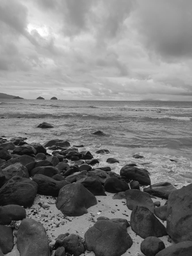
#> input picture landscape_clean.png, 192 x 256 px, shrunk from 868 x 1160 before the run
$ python segmentasi.py
#> lines starting #> are read from the running program, lines starting #| are printed output that depends on the picture
"""
Tugas Segmentasi Citra - Perbandingan Metode Edge Detection
Metode: Roberts, Prewitt, Sobel, Frei-Chen
Input: 4 gambar grayscale (2 landscape, 2 portrait - sudah termasuk yang berisi noise)
Output: Hasil segmentasi + Tabel MSE + Grafik perbandingan
----------------------------------------------------------------
Requirements: pip install opencv-python numpy pandas matplotlib
"""

import cv2
import os
import math
import numpy as np
import pandas as pd
import matplotlib.pyplot as plt
from matplotlib.patches import Rectangle

# ============================================================
#  HELPER FUNCTIONS
# ============================================================

def ensure_dir(p):
    """Pastikan folder output ada."""
    os.makedirs(p, exist_ok=True)

def load_gray(p):
    """Load gambar sebagai grayscale."""
#> called with p = 'landscape_clean.png'
    img = cv2.imread(p)
#> img is the input picture: shape (256, 192, 3); min 6, max 255, mean 125
    if img is None:
        raise FileNotFoundError(f"File tidak ditemukan: {p}")
    if img.ndim == 3:
        return cv2.cvtColor(img, cv2.COLOR_BGR2GRAY)
    return img.copy()

def normalize_to_uint8(imgf):
    """Normalisasi float image ke uint8 (0-255)."""
    mn, mx = float(imgf.min()), float(imgf.max())
    if mx - mn < 1e-8:
        return np.zeros_like(imgf, dtype=np.uint8)
    norm = (imgf - mn) / (mx - mn) * 255.0
    return np.clip(norm, 0, 255).astype(np.uint8)

def mse(a, b):
    """Hitung Mean Squared Error antara dua array."""
    a = a.astype(np.float32)
    b = b.astype(np.float32)
    return float(np.mean((a - b)**2))

def psnr(mse_val):
    """Hitung PSNR dari MSE."""
    if mse_val == 0:
        return float('inf')
    max_pixel = 255.0
    return 20 * math.log10(max_pixel / math.sqrt(mse_val))

def convolve2d_gray(img, kernel):
    """Konvolusi manual 2D untuk grayscale image."""
    imgf = img.astype(np.float32)
    kh, kw = kernel.shape
    ph, pw = kh//2, kw//2
    padded = cv2.copyMakeBorder(imgf, ph, ph, pw, pw, borderType=cv2.BORDER_REPLICATE)
    h, w = img.shape
    out = np.zeros((h, w), dtype=np.float32)
    k = np.flipud(np.fliplr(kernel)).astype(np.float32)

    for i in range(h):
        for j in range(w):
            region = padded[i:i+kh, j:j+kw]
            out[i, j] = np.sum(region * k)
    return out

# ============================================================
#  EDGE DETECTION KERNELS
# ============================================================

# Roberts (2x2)
roberts_gx = np.array([[1, 0], [0, -1]], dtype=np.float32)
roberts_gy = np.array([[0, 1], [-1, 0]], dtype=np.float32)

# Prewitt (3x3)
prewitt_gx = np.array([[-1, 0, 1], [-1, 0, 1], [-1, 0, 1]], dtype=np.float32)
prewitt_gy = np.array([[-1, -1, -1], [0, 0, 0], [1, 1, 1]], dtype=np.float32)

# Sobel (3x3)
sobel_gx = np.array([[-1, 0, 1], [-2, 0, 2], [-1, 0, 1]], dtype=np.float32)
sobel_gy = np.array([[-1, -2, -1], [0, 0, 0], [1, 2, 1]], dtype=np.float32)

# Frei-Chen (3x3)
s2 = math.sqrt(2.0)
freichen_gx = np.array([[1, s2, 1], [0, 0, 0], [-1, -s2, -1]], dtype=np.float32)
freichen_gy = np.array([[1, 0, -1], [s2, 0, -s2], [1, 0, -1]], dtype=np.float32)

OPERATORS = {
    "Roberts": (roberts_gx, roberts_gy),
    "Prewitt": (prewitt_gx, prewitt_gy),
    "Sobel": (sobel_gx, sobel_gy),
    "Frei-Chen": (freichen_gx, freichen_gy)
}

# ============================================================
#  PROCESSING FUNCTIONS
# ============================================================

def compute_edge_magnitude(img, kx, ky):
    """Hitung magnitude edge dari konvolusi dengan kernel gx dan gy."""
    gx = convolve2d_gray(img, kx)
    gy = convolve2d_gray(img, ky)
    mag = np.sqrt(gx**2 + gy**2)
    return mag

def process_image(img, operator_name, kx, ky, out_dir, img_tag):
    """Proses satu gambar dengan satu operator dan simpan hasilnya."""
    mag = compute_edge_magnitude(img, kx, ky)
    mag_u8 = normalize_to_uint8(mag)

    # Simpan hasil magnitude
    out_path = os.path.join(out_dir, f"{img_tag}_{operator_name}_mag.png")
    cv2.imwrite(out_path, mag_u8)

    return mag, mag_u8

# ============================================================
#  VISUALIZATION FUNCTIONS
# ============================================================

def create_panel_by_operator(mag_results, operator_name, images_dict, out_dir):
    """
    Buat panel untuk satu operator dengan 4 hasil (landscape_clean, landscape_noisy,
    portrait_clean, portrait_noisy) dengan keterangan nama gambar.

    Layout: 2x2 grid
    """
    # Urutan gambar di panel
    image_order = ["landscape_clean", "landscape_noisy", "portrait_clean", "portrait_noisy"]

    fig, axes = plt.subplots(2, 2, figsize=(12, 12))
    fig.suptitle(f'Operator {operator_name} - Edge Detection Results',
                 fontsize=16, fontweight='bold', y=0.995)

    # Warna label berdasarkan tipe (clean/noisy)
    label_colors = {
        "landscape_clean": "#2E7D32",     # Hijau gelap
        "landscape_noisy": "#FF6F00",     # Orange
        "portrait_clean": "#1565C0",      # Biru gelap
        "portrait_noisy": "#C62828"       # Merah gelap
    }

    positions = [(0, 0), (0, 1), (1, 0), (1, 1)]

    for pos, img_tag in zip(positions, image_order):
        ax = axes[pos]
        mag_u8 = mag_results[img_tag][operator_name][1]

        ax.imshow(mag_u8, cmap='gray')
        ax.axis('off')

        # Format label
        label_parts = img_tag.split('_')
        label_type = label_parts[0].title()  # Landscape / Portrait
        label_quality = label_parts[1].upper()  # CLEAN / NOISY
        label_text = f"{label_type}\n{label_quality}"

        # Tambahkan label dengan background
        bbox_props = dict(boxstyle='round,pad=0.5', facecolor=label_colors[img_tag],
                         edgecolor='white', linewidth=2, alpha=0.9)
        ax.text(0.5, -0.05, label_text, transform=ax.transAxes,
               fontsize=12, fontweight='bold', color='white',
               ha='center', va='top', bbox=bbox_props)

    plt.tight_layout()
    out_path = os.path.join(out_dir, f"panel_{operator_name.lower()}.png")
    plt.savefig(out_path, dpi=150, bbox_inches='tight', facecolor='white')
    plt.close()
    print(f"✓ Panel {operator_name} disimpan: panel_{operator_name.lower()}.png")

def create_all_operator_panels(mag_results, operators_list, images_dict, out_dir):
    """Buat panel untuk semua operator."""
    print("\n[Membuat Panel Berdasarkan Operator]")
    print("-"*70)
    for op_name in operators_list:
        create_panel_by_operator(mag_results, op_name, images_dict, out_dir)

def create_comparison_panel(images_dict, mag_results, operators, out_path):
    """
    Buat panel perbandingan semua operator pada satu gambar (layout: operators x images).
    """
    img_tags = ["landscape_clean", "landscape_noisy", "portrait_clean", "portrait_noisy"]
    n_imgs = len(img_tags)
    n_ops = len(operators)

    fig, axes = plt.subplots(n_imgs, n_ops, figsize=(n_ops*4, n_imgs*3.5))
    fig.suptitle('Perbandingan Semua Operator pada Semua Citra',
                 fontsize=16, fontweight='bold')

    if n_imgs == 1:
        axes = axes.reshape(1, -1)
    if n_ops == 1:
        axes = axes.reshape(-1, 1)

    for i, img_tag in enumerate(img_tags):
        for j, op in enumerate(operators):
            ax = axes[i, j]
            mag_u8 = mag_results[img_tag][op][1]
            ax.imshow(mag_u8, cmap='gray')
            ax.axis('off')

            if i == 0:
                ax.set_title(op, fontsize=12, fontweight='bold', pad=10)
            if j == 0:
                label_text = img_tag.replace('_', '\n').title()
                ax.set_ylabel(label_text, fontsize=11, fontweight='bold',
                            rotation=0, ha='right', va='center', labelpad=20)

    plt.tight_layout()
    plt.savefig(out_path, dpi=150, bbox_inches='tight', facecolor='white')
    plt.close()
    print(f"✓ Panel perbandingan semua operator disimpan: comparison_panel_all.png")

def plot_mse_comparison(df, out_path):
    """Buat bar chart perbandingan MSE."""
    pivot = df.pivot_table(index='Operator', columns='Comparison', values='MSE')

    fig, ax = plt.subplots(figsize=(12, 6))
    pivot.plot(kind='bar', ax=ax, width=0.75, colormap='Set2')

    ax.set_ylabel('MSE (Mean Squared Error)', fontsize=12, fontweight='bold')
    ax.set_xlabel('Operator Deteksi Tepi', fontsize=12, fontweight='bold')
    ax.set_title('Perbandingan MSE: Edge Detection pada Citra Clean vs Noisy',
                 fontsize=14, fontweight='bold', pad=20)
    ax.legend(title='Perbandingan', fontsize=10, title_fontsize=11, loc='upper left')
    ax.grid(axis='y', alpha=0.3, linestyle='--')
    plt.xticks(rotation=0)

    # Tambahkan nilai MSE di atas bar
    for container in ax.containers:
        ax.bar_label(container, fmt='%.1f', padding=3, fontsize=8)

    plt.tight_layout()
    plt.savefig(out_path, dpi=150, bbox_inches='tight', facecolor='white')
    plt.close()
    print(f"✓ Grafik MSE disimpan: mse_comparison_chart.png")

def create_summary_table(df, out_path):
    """Buat tabel summary dengan statistik tambahan."""
    fig, ax = plt.subplots(figsize=(12, 5))
    ax.axis('tight')
    ax.axis('off')

    # Format tabel
    table_data = []
    table_data.append(['Operator', 'Comparison', 'MSE', 'PSNR (dB)'])

    for _, row in df.iterrows():
        psnr_val = psnr(row['MSE']) if row['MSE'] > 0 else float('inf')
        psnr_str = f"{psnr_val:.2f}" if psnr_val != float('inf') else "∞"
        table_data.append([
            row['Operator'],
            row['Comparison'],
            f"{row['MSE']:.2f}",
            psnr_str
        ])

    table = ax.table(cellText=table_data, cellLoc='center', loc='center',
                     colWidths=[0.2, 0.4, 0.2, 0.2])
    table.auto_set_font_size(False)
    table.set_fontsize(10)
    table.scale(1, 2.2)

    # Style header
    for i in range(4):
        table[(0, i)].set_facecolor('#4CAF50')
        table[(0, i)].set_text_props(weight='bold', color='white')

    # Alternate row colors
    for i in range(1, len(table_data)):
        if i % 2 == 0:
            for j in range(4):
                table[(i, j)].set_facecolor('#f0f0f0')

    plt.title('Tabel Perbandingan Metrik Edge Detection',
              fontsize=14, fontweight='bold', pad=20)
    plt.savefig(out_path, dpi=150, bbox_inches='tight', facecolor='white')
    plt.close()
    print(f"✓ Tabel summary disimpan: summary_table.png")

# ============================================================
#  MAIN PROCESSING
# ============================================================

if __name__ == "__main__":
    # ---- KONFIGURASI INPUT ----
    INPUT_IMAGES = {
        "landscape_clean": "landscape_clean.png",
        "landscape_noisy": "landscape_noisy.png",
        "portrait_clean": "portrait_clean.png",
        "portrait_noisy": "portrait_noisy.png"
    }

    OUTPUT_DIR = "output_segmentasi"
    ensure_dir(OUTPUT_DIR)

    print("="*70)
    print(" SEGMENTASI CITRA - PERBANDINGAN METODE EDGE DETECTION")
    print("="*70)
    print("\nMetode yang digunakan:")
    print("  1. Roberts   - Operator 2x2 (sederhana, sensitif noise)")
    print("  2. Prewitt   - Operator 3x3 (lebih smooth)")
    print("  3. Sobel     - Operator 3x3 (weighted, populer)")
    print("  4. Frei-Chen - Operator 3x3 (basis optimal)")
    print("="*70)

    # ---- LOAD IMAGES ----
    images = {}
    missing_files = []

    print("\n[1/4] LOADING INPUT IMAGES...")
    for tag, path in INPUT_IMAGES.items():
        try:
            img = load_gray(path)
            images[tag] = img
            copy_path = os.path.join(OUTPUT_DIR, f"input_{tag}.png")
            cv2.imwrite(copy_path, img)
            print(f"  ✓ {tag:20s} : {img.shape} - {path}")
#|   ✓ landscape_clean      : (256, 192) - landscape_clean.png
        except FileNotFoundError:
            print(f"  ✗ {tag:20s} : FILE NOT FOUND - {path}")
            missing_files.append(path)

    if missing_files:
        print(f"\n⚠ ERROR: {len(missing_files)} file(s) tidak ditemukan!")
        print("  File yang hilang:")
        for f in missing_files:
            print(f"    - {f}")
        print("\n  Pastikan file-file berikut ada di direktori:")
        for tag, path in INPUT_IMAGES.items():
            print(f"    - {path}")
        exit(1)

    # ---- PROCESS ALL IMAGES WITH ALL OPERATORS ----
    print(f"\n[2/4] PROSES KONVOLUSI & EDGE DETECTION...")
    print("-"*70)

    mag_results = {}

    for img_tag, img in images.items():
        mag_results[img_tag] = {}
        print(f"\n→ {img_tag.upper()}")

        for op_name, (kx, ky) in OPERATORS.items():
            print(f"  • Konvolusi {op_name}...", end=' ')
            mag_float, mag_u8 = process_image(img, op_name, kx, ky, OUTPUT_DIR, img_tag)
            mag_results[img_tag][op_name] = (mag_float, mag_u8)
            print(f"✓ (min={mag_float.min():.1f}, max={mag_float.max():.1f})")
#> this loop made 4 passes
#> img_tag on passes 1 to 4: 'landscape_clean', 'landscape_noisy', 'portrait_clean', 'portrait_noisy'
#> (printed output is left out)
#> pass 1, in convolve2d_gray, `padded = cv2.copyMakeBorder(imgf, ph, ph, pw, pw, borderType=cv2.BORDE..`:
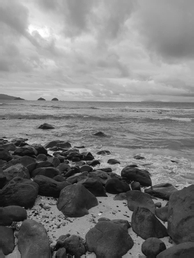
#> padded: shape (258, 194) float32; min 6, max 255, mean 124.8
#> pass 1, in compute_edge_magnitude, `gx = convolve2d_gray(img, kx)`:
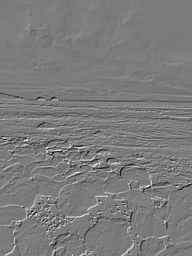
#> gx: shape (256, 192) float32; min -137, max 144, mean -0.3; drawn with min black and max white
#> pass 1, in compute_edge_magnitude, `gy = convolve2d_gray(img, ky)`:
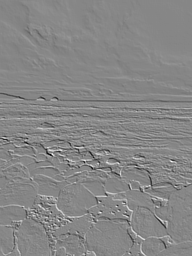
#> gy: shape (256, 192) float32; min -174, max 155, mean -0.5; drawn with min black and max white
#> after the loop:
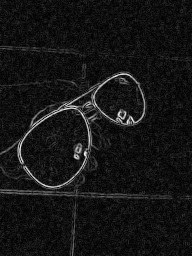
#> mag_float: shape (256, 192) float32; min 0.109, max 656.1, mean 55.6; drawn with min black and max white
#> after the loop, mag_results = 4 items

    # ---- COMPUTE MSE COMPARISONS ----
    print(f"\n[3/4] MENGHITUNG MSE (MEAN SQUARED ERROR)...")
    print("-"*70)

    results = []
#> results = []

    # Perbandingan 1: Landscape clean vs noisy
    print("\n→ LANDSCAPE: Clean vs Noisy")
    for op_name in OPERATORS.keys():
        mag_clean, _ = mag_results["landscape_clean"][op_name]
        mag_noisy, _ = mag_results["landscape_noisy"][op_name]
        mse_val = mse(mag_clean, mag_noisy)
        psnr_val = psnr(mse_val)
        print(f"  • {op_name:12s} : MSE={mse_val:8.2f}  PSNR={psnr_val:6.2f} dB")
        results.append({
            "Operator": op_name,
            "Comparison": "Landscape (Clean vs Noisy)",
            "MSE": round(mse_val, 2),
            "PSNR": round(psnr_val, 2) if psnr_val != float('inf') else psnr_val
        })
#> this loop made 4 passes
#> (mse_val, psnr_val) on passes 1 to 4: (50.95, 31.06), (174.3, 25.72), (357.4, 22.6), (237.3, 24.38)
#|   • Roberts      : MSE=   50.95  PSNR= 31.06 dB
#|   • Prewitt      : MSE=  174.29  PSNR= 25.72 dB
#|   • Sobel        : MSE=  357.40  PSNR= 22.60 dB
#|   • Frei-Chen    : MSE=  237.27  PSNR= 24.38 dB
#> pass 1, `mag_clean, _ = mag_results["landscape_clean"][op_name]`:
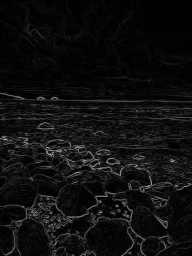
#> mag_clean: shape (256, 192) float32; min 0, max 184.8, mean 15.3
#> after the loop, results = 4 items

    # Perbandingan 2: Portrait clean vs noisy
    print("\n→ PORTRAIT: Clean vs Noisy")
    for op_name in OPERATORS.keys():
        mag_clean, _ = mag_results["portrait_clean"][op_name]
        mag_noisy, _ = mag_results["portrait_noisy"][op_name]
        mse_val = mse(mag_clean, mag_noisy)
        psnr_val = psnr(mse_val)
        print(f"  • {op_name:12s} : MSE={mse_val:8.2f}  PSNR={psnr_val:6.2f} dB")
        results.append({
            "Operator": op_name,
            "Comparison": "Portrait (Clean vs Noisy)",
            "MSE": round(mse_val, 2),
            "PSNR": round(psnr_val, 2) if psnr_val != float('inf') else psnr_val
        })
#> this loop made 4 passes
#> (mse_val, psnr_val) on passes 1 to 4: (320.8, 23.07), (1098.9, 17.72), (2257.6, 14.59), (1497, 16.38)
#|   • Roberts      : MSE=  320.75  PSNR= 23.07 dB
#|   • Prewitt      : MSE= 1098.93  PSNR= 17.72 dB
#|   • Sobel        : MSE= 2257.56  PSNR= 14.59 dB
#|   • Frei-Chen    : MSE= 1496.95  PSNR= 16.38 dB
#> pass 1, `mag_noisy, _ = mag_results["portrait_noisy"][op_name]`:
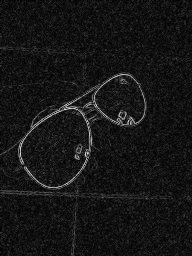
#> mag_noisy: shape (256, 192) float32; min 0, max 240.1, mean 21.8
#> after the loop, results = 8 items

    # ---- CREATE DATAFRAME & SAVE ----
    df = pd.DataFrame(results)
#> df = table of 8 rows and 4 columns

    csv_path = os.path.join(OUTPUT_DIR, "mse_comparison_table.csv")
    df.to_csv(csv_path, index=False)
    print(f"\n✓ Tabel MSE disimpan: {csv_path}")

    # ---- PRINT SUMMARY ----
    print(f"\n{'='*70}")
    print(" TABEL HASIL PERBANDINGAN MSE")
    print(f"{'='*70}")
    print(df.to_string(index=False))
#|  Operator                 Comparison     MSE  PSNR
#|   Roberts Landscape (Clean vs Noisy)   50.95 31.06
#|   Prewitt Landscape (Clean vs Noisy)  174.29 25.72
#|     Sobel Landscape (Clean vs Noisy)  357.40 22.60
#| Frei-Chen Landscape (Clean vs Noisy)  237.27 24.38
#|   Roberts  Portrait (Clean vs Noisy)  320.75 23.07
#|   Prewitt  Portrait (Clean vs Noisy) 1098.93 17.72
#|     Sobel  Portrait (Clean vs Noisy) 2257.56 14.59
#| Frei-Chen  Portrait (Clean vs Noisy) 1496.95 16.38

    # ---- ANALISIS KESIMPULAN ----
    print(f"\n{'='*70}")
    print(" ANALISIS & KESIMPULAN")
    print(f"{'='*70}")

    landscape_df = df[df['Comparison'].str.contains('Landscape')]
#> landscape_df = table of 4 rows and 4 columns
    best_landscape = landscape_df.loc[landscape_df['MSE'].idxmin()]
    worst_landscape = landscape_df.loc[landscape_df['MSE'].idxmax()]

    portrait_df = df[df['Comparison'].str.contains('Portrait')]
#> portrait_df = table of 4 rows and 4 columns
    best_portrait = portrait_df.loc[portrait_df['MSE'].idxmin()]
    worst_portrait = portrait_df.loc[portrait_df['MSE'].idxmax()]

    print("\n1. PERFORMA OPERATOR PADA LANDSCAPE:")
    print(f"   ➤ Terbaik (MSE terendah)  : {best_landscape['Operator']} (MSE = {best_landscape['MSE']:.2f})")
#|    ➤ Terbaik (MSE terendah)  : Roberts (MSE = 50.95)
    print(f"   ➤ Terburuk (MSE tertinggi): {worst_landscape['Operator']} (MSE = {worst_landscape['MSE']:.2f})")
#|    ➤ Terburuk (MSE tertinggi): Sobel (MSE = 357.40)

    print("\n2. PERFORMA OPERATOR PADA PORTRAIT:")
    print(f"   ➤ Terbaik (MSE terendah)  : {best_portrait['Operator']} (MSE = {best_portrait['MSE']:.2f})")
#|    ➤ Terbaik (MSE terendah)  : Roberts (MSE = 320.75)
    print(f"   ➤ Terburuk (MSE tertinggi): {worst_portrait['Operator']} (MSE = {worst_portrait['MSE']:.2f})")
#|    ➤ Terburuk (MSE tertinggi): Sobel (MSE = 2257.56)

    avg_mse = df.groupby('Operator')['MSE'].mean().sort_values()
    print("\n3. RATA-RATA MSE PER OPERATOR (keseluruhan):")
    for op, mse_val in avg_mse.items():
        print(f"   • {op:12s} : {mse_val:8.2f}")
#> this loop made 4 passes
#> (op, mse_val) on passes 1 to 4: ('Roberts', 185.8), ('Prewitt', 636.6), ('Frei-Chen', 867.1), ('Sobel', 1307.5)
#|    • Roberts      :   185.85
#|    • Prewitt      :   636.61
#|    • Frei-Chen    :   867.11
#|    • Sobel        :  1307.48

    print("\n4. KESIMPULAN UMUM:")
    print(f"   • Operator paling robust (MSE terendah rata-rata): {avg_mse.index[0]}")
#|    • Operator paling robust (MSE terendah rata-rata): Roberts
    print(f"   • Operator paling sensitif (MSE tertinggi rata-rata): {avg_mse.index[-1]}")
#|    • Operator paling sensitif (MSE tertinggi rata-rata): Sobel
    print("   • MSE rendah = edge detection lebih konsisten terhadap noise")
    print("   • MSE tinggi = operator lebih sensitif terhadap perubahan noise")

    # ---- CREATE VISUALIZATIONS ----
    print(f"\n[4/4] MEMBUAT VISUALISASI...")
    print("-"*70)

    # Buat panel berdasarkan operator (BARU)
    create_all_operator_panels(mag_results, list(OPERATORS.keys()), images, OUTPUT_DIR)

    # Buat panel perbandingan semua operator
    panel_path = os.path.join(OUTPUT_DIR, "comparison_panel_all.png")
    create_comparison_panel(images, mag_results, list(OPERATORS.keys()), panel_path)

    # Buat grafik MSE
    mse_chart_path = os.path.join(OUTPUT_DIR, "mse_comparison_chart.png")
    plot_mse_comparison(df, mse_chart_path)
#> in plot_mse_comparison, `plt.savefig(out_path, dpi=150, bbox_inches='tight', facecolor='white')`:
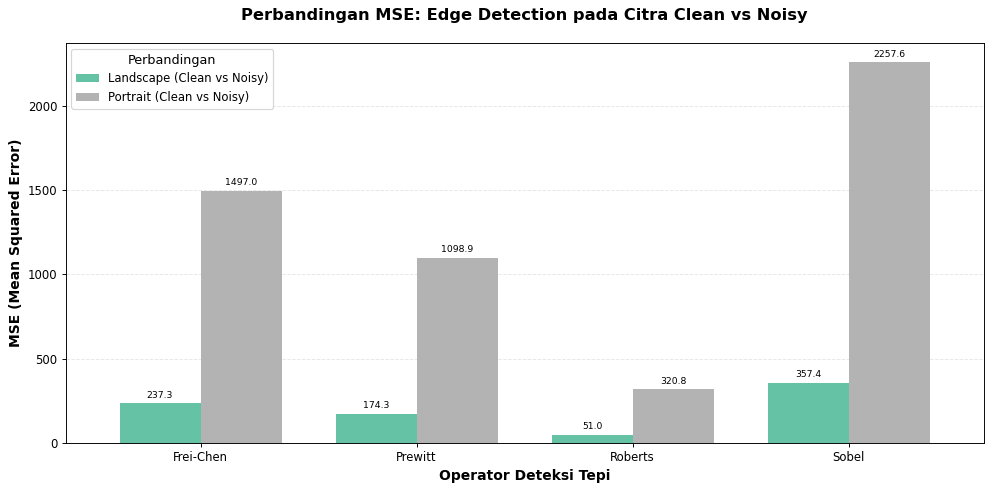
#> figure drawn by matplotlib, 1 panel; tallest bar 357.4 high, from x = 2.62 to 3; tallest bar 2257.6 high, from x = 3 to 3.38

    # Buat tabel summary
    summary_table_path = os.path.join(OUTPUT_DIR, "summary_table.png")
    create_summary_table(df, summary_table_path)

    # ---- FINAL SUMMARY ----
    print(f"\n{'='*70}")
    print(" PROSES SELESAI!")
    print(f"{'='*70}")
    print(f"\nSemua hasil disimpan di folder: {OUTPUT_DIR}/")
    print("\nFile Output:")
    print("  [Panel Berdasarkan Operator]")
    print("    - panel_roberts.png       : Roberts pada 4 citra")
    print("    - panel_prewitt.png       : Prewitt pada 4 citra")
    print("    - panel_sobel.png         : Sobel pada 4 citra")
    print("    - panel_frei-chen.png     : Frei-Chen pada 4 citra")
    print("\n  [Panel Perbandingan Semua Operator]")
    print("    - comparison_panel_all.png    : Semua operator pada semua citra")
    print("\n  [Grafik & Tabel]")
    print("    - mse_comparison_chart.png    : Bar chart perbandingan MSE")
    print("    - summary_table.png           : Tabel metrik lengkap (MSE & PSNR)")
    print("    - mse_comparison_table.csv    : Data CSV untuk analisis lanjut")
    print("\n  [Input Images (Copy)]")
    print("    - input_landscape_clean.png")
    print("    - input_landscape_noisy.png")
    print("    - input_portrait_clean.png")
    print("    - input_portrait_noisy.png")
    print("\n  [Individual Edge Detection Results]")
    print("    - *_mag.png : Hasil edge detection individual (16 file)")
    print(f"\n{'='*70}\n")
